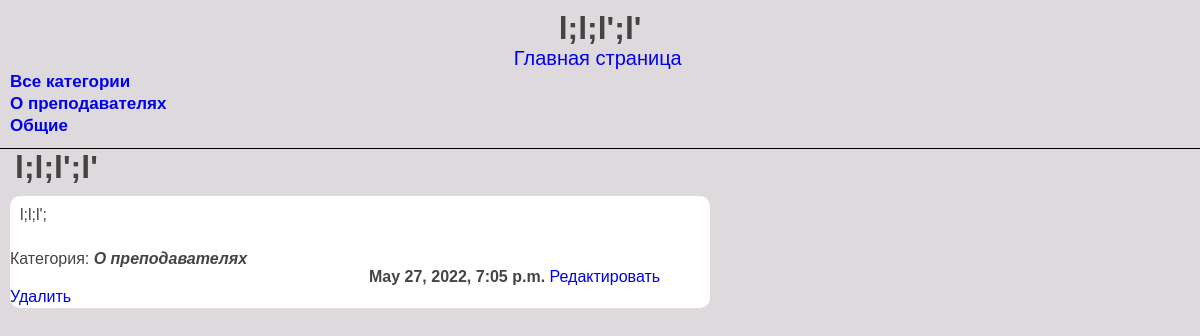
The app's page /feedback/llll/ with its own data.
### feedbackapp/models.py (models this page shows, shortened)
class Feedback(models.Model):
    title = models.CharField(max_length=255, verbose_name='Название')
    content = models.TextField(verbose_name='Текст')
    slug = models.SlugField(max_length=255, unique=True, db_index=True, verbose_name='url')
    time_create = models.DateTimeField(auto_now_add=True, verbose_name='Дата создания')
    is_published = models.BooleanField(default=True, verbose_name='Опубликовано')
    cat = models.ForeignKey('Category', on_delete=models.PROTECT, null=True, verbose_name='Категория')
    def __str__(self):
        return self.title
    class Meta:
        verbose_name = 'Отзыв'
        verbose_name_plural = 'Отзывы'
        ordering = ['-time_create', 'title']

class Category(models.Model):
    name = models.CharField(max_length=255, db_index=True, verbose_name='Категория')
    slug = models.SlugField(max_length=255, unique=True, db_index=True, verbose_name='url')
    def __str__(self):
        return self.name
    def get_absolute_url(self):
        return reverse('category', kwargs={'slug_category': self.slug})
    class Meta:
        verbose_name = 'Категория'
        verbose_name_plural = 'Категории'
        ordering = ['id']

### feedbackapp/views.py (the view)
# urls.py: path('feedback/<slug:slug_feed>/', FeedbackDetail.as_view(), name='feed'),
class FeedbackDetail(DataMixin, DetailView):
    model = Feedback
    template_name = 'feedback/feed.html'
    context_object_name = 'feed'
    slug_url_kwarg = 'slug_feed'
    def get_context_data(self, *, object_list=None, **kwargs):
        context = super().get_context_data(**kwargs)
        c_def = self.get_user_context(title=context['feed'])
        return c_def | context

### feedbackapp/utils.py (called while the page is built)
    def get_user_context(self, *, object_list=None, **kwargs):
        paginate_by = 4
        context = kwargs
        cats = Category.objects.annotate(Count('feedback'))
        user_menu = menu.copy()
        if not self.request.user.is_authenticated:
            user_menu.pop(1)
        context['menu'] = user_menu
        context['cats'] = cats
        return context

### feedbackapp/templates/feedback/feed.html
{% extends 'feedback/base.html'%}
{% block content%}
<h1 style="margin-left: 15px;">{{feed.title}}</h1>
<div class="one_feed">
    <p class="one_feed_desc">{{feed.content}}</p>
    <span>Категория:</span>
    <span class="place_category">{{feed.cat}}</span>
    <span class="data_feed">{{feed.time_create}}</span>
    <a href="{% url 'update_view'  slug_feed=feed.slug %}">Редактировать</a>
    <a href="{% url 'delete_feed' slug_feed=feed.slug %}">Удалить</a>
</div>
{% endblock %}

### feedbackapp/templates/feedback/base.html (shortened to what this page needs)
{% load static %}
{% load feedback_tags %}
<!DOCTYPE html>
<html lang="en">
<head>
    <link type="text/css" rel="stylesheet" href="{% static 'feedback/style.css' %}">
</head>
<body>
{% block menu %}
<header>
    <h1>{{title}}</h1>
    <nav>
        {% for m in menu %}
        <span class="text_menu"><a href="{% url m.url_name %}">{{m.title}}</a></span>
        {% endfor%}
    </nav>
    <div class="category_container">
        <ul class="category">
            {% if cat_selected == 0 %}
            <li>Все категории</li>
            {% else %}
            <li><a href="{% url 'home' %}"> Все категории </a></li>
            {% endif %}
            {% for cat in cats %}
            {% if cat.feedback__count > 0 %}
            {% if cat.id == cat_selected %}
            <li>{{cat.name}}</li>
            {% else %}
            <li><a href="{{cat.get_absolute_url}}">{{cat.name}}</a></li>
            {% endif %}
            {% endif %}
            {% endfor %}
        </ul>
    </div>
</header>
{% endblock menu %}
{% block content %}
{% endblock %}
</body>
</html>

### feedbackapp/static/feedback/style.css (style rules this page uses)
html, body { font-family: 'Arial'; margin: 0; padding: 0; color: #444; background-color: #ded9dd; }
a { text-decoration: none; display: inline-block; }
a:after { background-color: #f66d52; display: block; content: ""; height: 2px; width: 0%; -webkit-transition: width .3s ease-in-out; -moz--transition: width .3s ease-in-out; transition: width .3s ease-in-out; }
header { padding: 10px; border-bottom: 1.6px solid black; text-align: center; }
.text_menu { margin: 10px; font-size: 20px; }
.data_feed { display: inline-block; text-align: right; font-weight: 600; margin-top: 0; margin-left: 359px; }
.category_container { margin: 0; width: 500px; text-align: left; }
.category { font-size: 17px; padding: 0; margin: 0; list-style-type: none; font-weight: 700; }
.place_category { font-style: oblique; font-weight: 700; }
.one_feed { margin-left: 10px; max-width: 700px; border-radius: 10px; background-color: white; }
.one_feed_desc { padding: 10px; margin-top: 10px; text-align: justify; }
h1 { margin: 0; margin-left: 0px; }

### records on screen
Feedback: title "l;l;l';l'", content "l;l;l';", cat "О преподавателях", time_create "May 27, 2022, 7:05 p.m."
Category: name "О преподавателях"
Category: name "Общие"

### other values on screen
{{ m.title }} "Главная страница"
